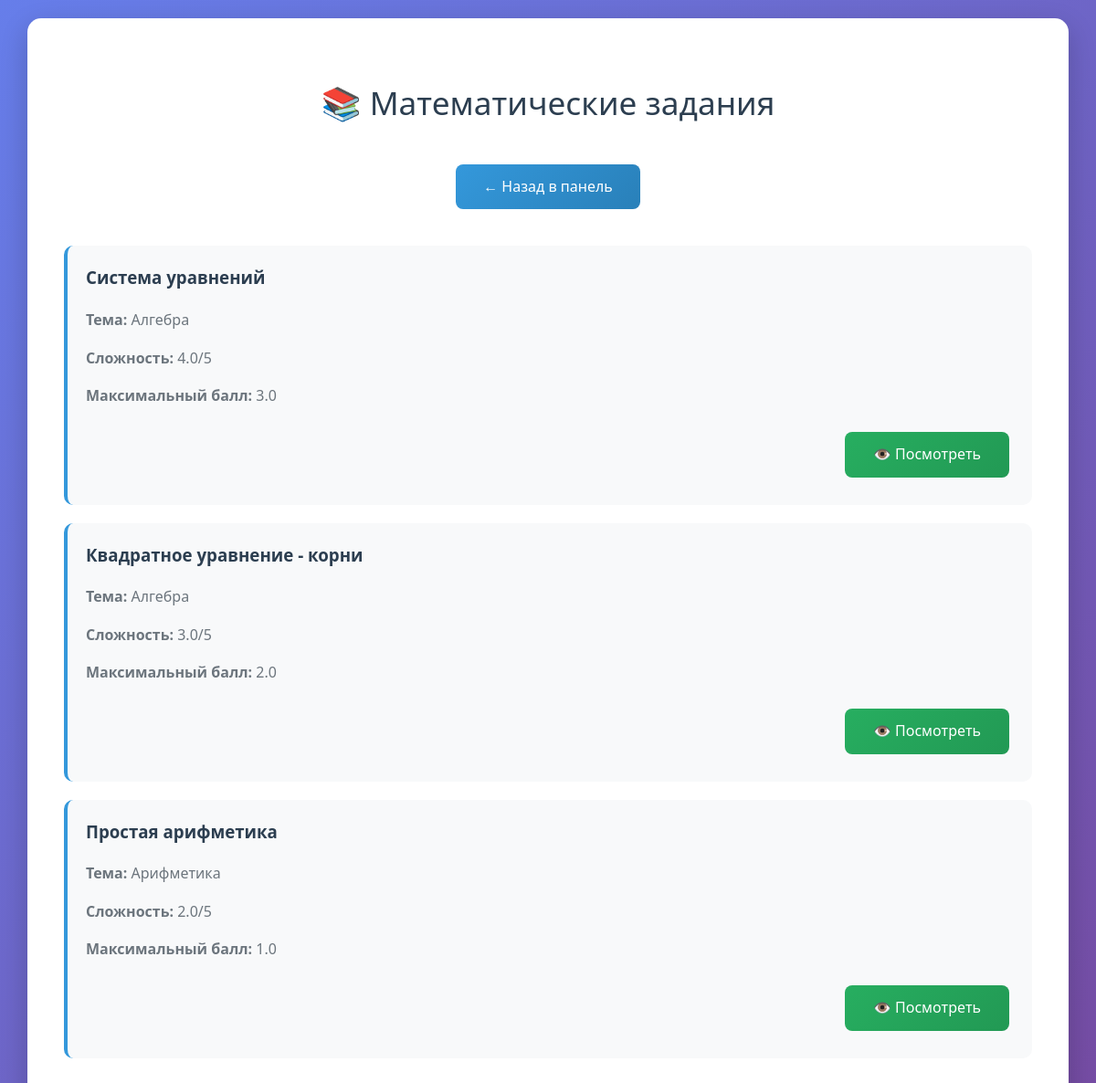
/tasks/ (signed in), run on an earlier commit of the app's database.
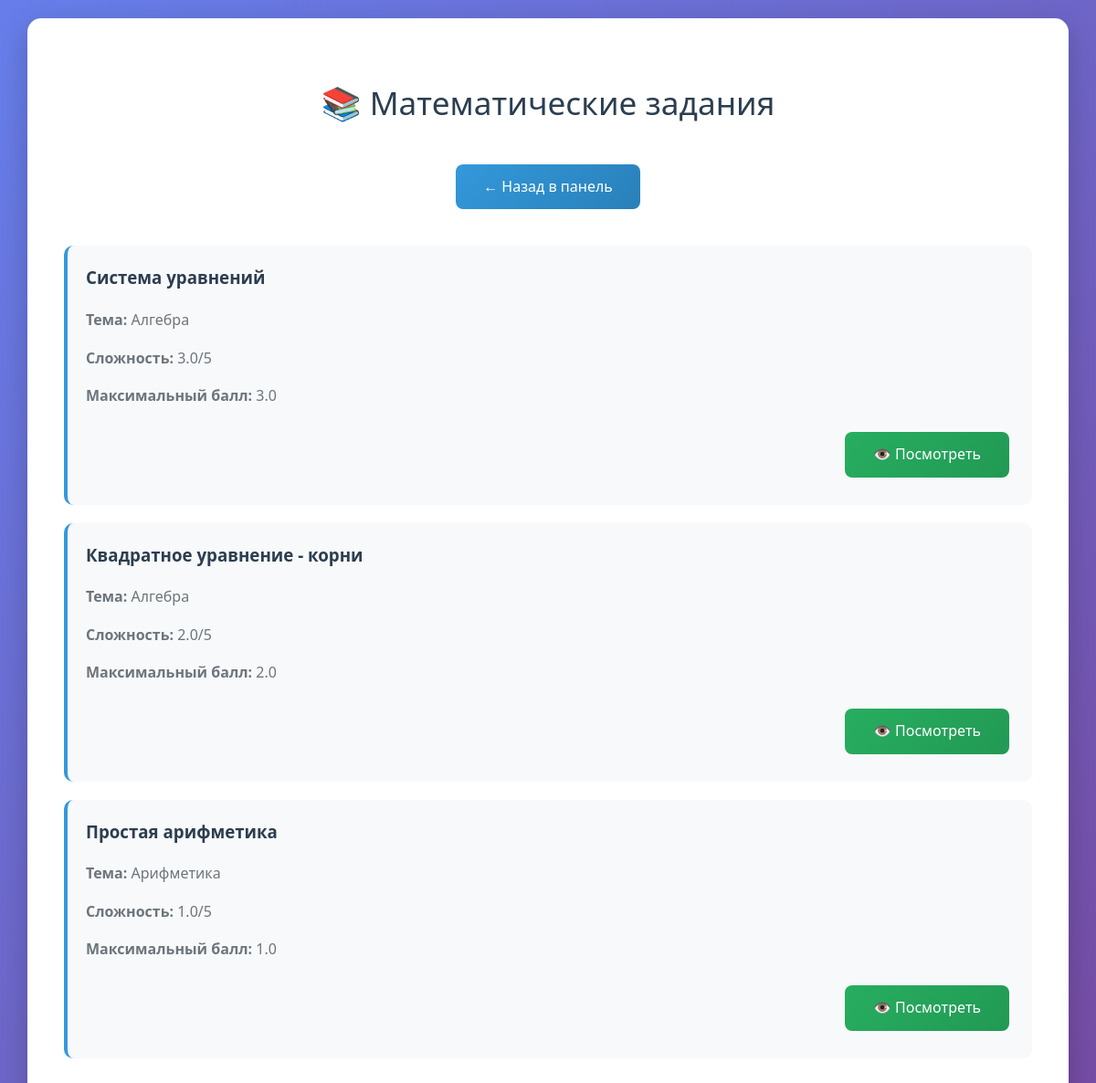
And on a later commit of the database.
### models.py (models this page shows, shortened)
class MathTask(db.Model):
    __tablename__ = 'math_tasks'
    id = db.Column(db.Integer, primary_key=True)
    title = db.Column(db.String(200), nullable=False)
    description = db.Column(db.Text, nullable=False)
    answer_type = db.Column(db.String(50), nullable=False)  # 'single', 'system', 'coordinates', etc.
    correct_answer = db.Column(db.JSON, nullable=False)     # JSON с правильным ответом
    answer_schema = db.Column(db.JSON)                      # JSON схема полей для ввода
    explanation = db.Column(db.Text)
    difficulty_level = db.Column(db.Integer, nullable=False)  # 1-3 (Низкий-Средний-Высокий)
    topic = db.Column(db.String(100), nullable=False)       # Алгебра, Геометрия и т.д.
    max_score = db.Column(db.Float, default=1.0)           # Максимальный балл
    created_by = db.Column(db.Integer, db.ForeignKey('users.id'), nullable=False)
    created_at = db.Column(db.DateTime, default=datetime.utcnow)
    is_active = db.Column(db.Boolean, default=True)
    attempts = db.relationship('TaskAttempt', backref='task', lazy='dynamic')

### blueprints/tasks.py (the view)
@tasks_bp.route('/')
@login_required
def list_tasks():
    tasks = MathTask.query.filter_by(is_active=True).order_by(MathTask.created_at.desc()).all()
    return render_template('shared/tasks_list.html', tasks=tasks)

### app.py (called while the page is built)
@login_manager.user_loader
def load_user(user_id):
    return User.query.get(int(user_id))

### templates/shared/tasks_list.html (shortened to what this page needs)
<!DOCTYPE html>
<html lang="ru">
<head>
    <link rel="stylesheet" href="{{ url_for('static', filename='css/style.css') }}">
</head>
<body>
    <div class="container">
        <h1>📚 Математические задания</h1>
        <div style="text-align: center; margin-bottom: 30px;">
            <a href="{{ url_for('main.dashboard') }}" class="btn">← Назад в панель</a>
        </div>
        {% if tasks %}
            {% for task in tasks %}
                <div style="background: #f8f9fa; padding: 20px; border-radius: 10px; margin: 20px 0; border-left: 4px solid #3498db;">
                    <h3 style="color: #2c3e50; margin-top: 0;">{{ task.title }}</h3>
                    <p style="color: #6c757d;"><strong>Тема:</strong> {{ task.topic }}</p>
                    <p style="color: #6c757d;"><strong>Сложность:</strong> {{ task.difficulty_level }}/5</p>
                    <p style="color: #6c757d;"><strong>Максимальный балл:</strong> {{ task.max_score }}</p>
                    <div style="text-align: right; margin-top: 15px;">
                        <a href="{{ url_for('tasks.view_task', task_id=task.id) }}" class="btn btn-success">
                            {% if current_user.role == "student" %}📝 Решать{% else %}👁️ Посмотреть{% endif %}
                        </a>
                    </div>
                </div>
            {% endfor %}
        {% else %}
            <div style="text-align: center; color: #6c757d; margin: 40px 0;">
                <p>Пока нет доступных заданий.</p>
            </div>
        {% endif %}
    </div>
</body>
</html>

### static/css/style.css (style rules this page uses)
body { font-family: 'Segoe UI', Tahoma, Geneva, Verdana, sans-serif; max-width: min(1200px, 95%); margin: 0 auto; padding: 20px 10px; background: linear-gradient(135deg, #667eea 0%, #764ba2 100%); min-height: 100vh; line-height: 1.6; }
.container { background: white; padding: 40px; border-radius: 15px; box-shadow: 0 10px 30px rgba(0,0,0,0.2); margin: 0 auto 20px; width: 100%; box-sizing: border-box; }
h1 { color: #2c3e50; text-align: center; margin-bottom: 30px; font-size: 2.2em; font-weight: 300; }
.btn { display: inline-block; background: linear-gradient(135deg, #3498db, #2980b9); color: white; padding: 12px 30px; text-decoration: none; border-radius: 8px; margin: 10px 5px; border: none; cursor: pointer; font-size: 16px; font-weight: 500; transition: all 0.3s ease; text-align: center; min-width: 120px; }
.btn-success { background: linear-gradient(135deg, #27ae60, #229954); }

What changed in the data, as far as the page shows it:
changed MathTask "Система уравнений": difficulty_level "4.0" → "3.0"
changed MathTask "Квадратное уравнение - корни": difficulty_level "3.0" → "2.0"
changed MathTask "Простая арифметика": difficulty_level "2.0" → "1.0"
